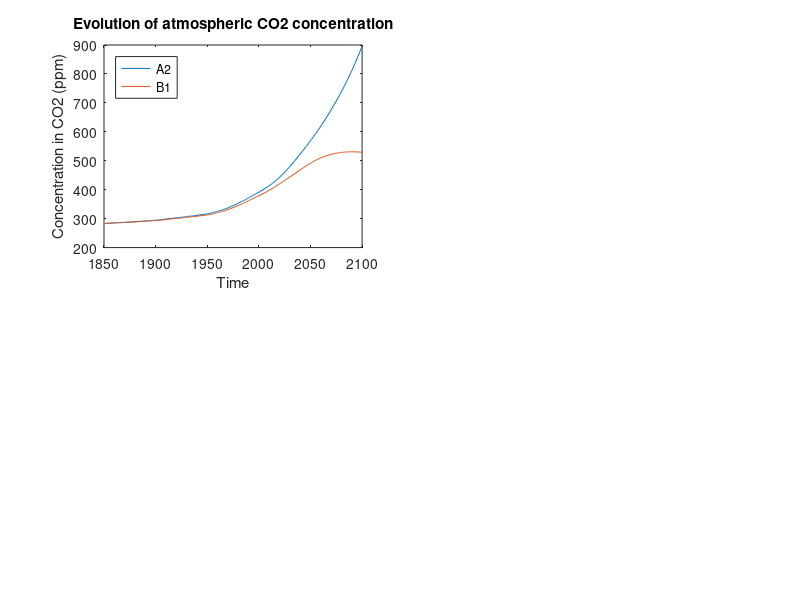

The MATLAB script that drew this image: (Note: this script raises an error after producing the figure.)
clear all;
A2=load('projet_coupledA2.txt');
B1=load('projet_coupledB1.txt');
finA2=load('finA2.txt');
finB1=load('finB1.txt');
Cobs1=load('CO2_obs_2020.txt');

App21=load('interpol_App21.txt');
App22=load('interpol_App22.txt');

AppCO2A2=App21(:,2);
AppCO2B1=App21(:,3);

AppTA2=App22(:,2);
AppTB1=App22(:,3);

Cobs=Cobs1(:,2);

time=A2(:,1); 
Matm_A2=A2(:,2); 
Faso_A2=A2(:,3); 
Fatb_A2=A2(:,4);
deltaT_A2=A2(:,5);
F_in_A2=finA2(:,2);

Matm_B1=B1(:,2); 
Faso_B1=B1(:,3); 
Fatb_B1=B1(:,4);
deltaT_B1=B1(:,5);
F_in_B1=finB1(:,2);

subplot(2,2,1);
plot(time, Matm_A2/2.12)
hold on 
plot(time,Matm_B1/2.12)
legend('A2', 'B1','Location','northwest')
title('Evolution of atmospheric CO2 concentration');
ylabel('Concentration in CO2 (ppm)')
xlabel('Time')
xline(2022,'r--','Today','LabelHorizontalAlignment','left')


subplot(2,2,2);
plot(time, Fatb_A2,'r')
hold on 
plot(time, Faso_A2,'r--')
hold on 
plot(time,Fatb_B1,'b')
hold on
plot(time,Faso_B1,'b--')
legend('A2 - Atm/TB','A2 - Atm/oce', 'B1 - Atm/TB','B1 - Atm/oce','Location','northwest')
title('Evolution of atmospheric-terrestrial bioshere and atmospheric-ocean flux of CO2');
ylabel('CO2 (GT/yr)')
xlabel('Time')
xline(2022,'r--','Today','LabelHorizontalAlignment','left')

subplot(2,2,3);
plot(time, deltaT_A2)
hold on 
plot(time,deltaT_B1)
legend('A2', 'B1','Location','northwest')
title('Temperature evolution in atmosphere');
ylabel('Degree (°C)')
xlabel('Time')
xline(2022,'r--','Today','LabelHorizontalAlignment','left')

subplot(2,2,4);
plot(time, F_in_A2)
hold on 
plot(time,F_in_B1)
legend('A2', 'B1','Location','northwest')
title('Evolution of anthropogenic flux of CO2');
ylabel('CO2 (GT/yr)')
xlabel('Time')
xline(2022,'r--','Today','LabelHorizontalAlignment','left')
%%
figure; 
plot(time,AppCO2A2);
hold on 
plot(time,AppCO2B1);
hold on 
plot(time, Matm_A2/2.12);
hold on 
plot(time, Matm_B1/2.12);
legend('AppA2','AppB1','A2','B1','Location','northwest');

figure; 
plot(time,AppTA2);
hold on 
plot(time,AppTB1);
hold on 
plot(time, deltaT_A2);
hold on 
plot(time, deltaT_B1);
legend('AppA2','AppB1','A2','B1','Location','northwest');

